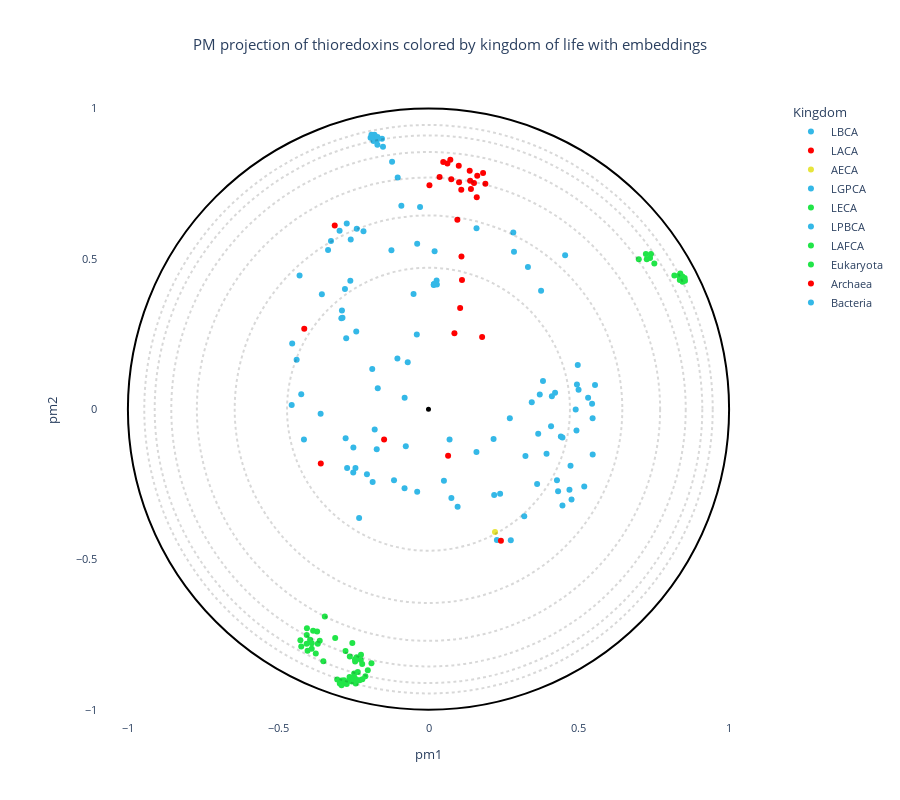

Notebook code cell kept with this figure:
### Code cell
# OPTIONS =================================================
#Here you can set different parameters to color & annotate the resulting projection:
title = "PM projection of thioredoxins colored by kingdom of life with embeddings" 
#----------------------------------------------------------
# Select the coloring from annotation .csv file:
labels_name = "Kingdom"
# Select classes to label among the "labels_name" or "second_labels_name" column (comma separated list):
second_labels_name = ""
labels_text = []
show_text = True
#----------------------------------------------------------
# Use a custom color palette:
color_palette = trx_palette #Default: None
use_custom_palette = True
#==========================================================


#Check projection visualization parameters
#Labels name
if labels_name == "":
    labels_name = None
elif labels_name not in annotation_names:
    raise NameError(f"labels_name {labels_name} is not in the availables annotations.\nAvailables annotations: {annotation_names}")
#Second labels name
if second_labels_name == "":
    second_labels_name = None
elif second_labels_name not in annotation_names:
    raise NameError(f'"second_labels_name" {second_labels_name} is not in the availables annotations.\nAvailables annotations: {annotation_names}')

if not use_custom_palette:
    color_palette = None

#Plot graph
fig = plot_embedding_interactive(df_embedding, 
                                 labels_name = labels_name,
                                 second_labels_name = second_labels_name, 
                                 show_text = show_text,
                                 labels_text = labels_text,
                                 color_palette = color_palette, 
                                 title = title, 
                                 fontsize = 11)
fig.show()

### Figure 1 — Plotly figure (JSON) as saved in the notebook; plotly's stock layout.template omitted (floating-point values rounded to 4 significant figures; data arrays with more than 128 entries replaced by an {"elided": "..."} marker saying what was removed)
{"data": [{"customdata": [[1, "LBCA", "LBCA", "LBCA", "OTHERS", "LBCA", "LBCA", "LBCA", "LBCA"]], "hovertemplate": "<b>%{hovertext}</b><br><br>Kingdom=%{customdata[2]}<br>pm1=%{x}<br>pm2=%{y}<br>proteins_id=%{customdata[0]}<br>Species=%{customdata[1]}<br>Family=%{customdata[3]}<br>Color_eukaryota=%{customdata[4]}<br>Domain=%{customdata[5]}<br>Kingdom2=%{customdata[6]}<br>Phylum=%{customdata[7]}<br>Class=%{customdata[8]}<extra></extra>", "hovertext": ["LBCA"], "legendgroup": "LBCA", "marker": {"color": "#34b8e7", "symbol": "circle"}, "mode": "markers", "name": "LBCA", "orientation": "v", "showlegend": true, "textposition": "top right", "type": "scatter", "x": [0.2275], "xaxis": "x", "y": [-0.4347], "yaxis": "y"}, {"customdata": [[2, "LACA", "LACA", "LACA", "OTHERS", "LACA", "LACA", "LACA", "LACA"]], "hovertemplate": "<b>%{hovertext}</b><br><br>Kingdom=%{customdata[2]}<br>pm1=%{x}<br>pm2=%{y}<br>proteins_id=%{customdata[0]}<br>Species=%{customdata[1]}<br>Family=%{customdata[3]}<br>Color_eukaryota=%{customdata[4]}<br>Domain=%{customdata[5]}<br>Kingdom2=%{customdata[6]}<br>Phylum=%{customdata[7]}<br>Class=%{customdata[8]}<extra></extra>", "hovertext": ["LACA"], "legendgroup": "LACA", "marker": {"color": "#ff0000", "symbol": "circle"}, "mode": "markers", "name": "LACA", "orientation": "v", "showlegend": true, "textposition": "top right", "type": "scatter", "x": [0.2409], "xaxis": "x", "y": [-0.4373], "yaxis": "y"}, {"customdata": [[3, "AECA", "AECA", "AECA", "OTHERS", "AECA", "AECA", "AECA", "AECA"]], "hovertemplate": "<b>%{hovertext}</b><br><br>Kingdom=%{customdata[2]}<br>pm1=%{x}<br>pm2=%{y}<br>proteins_id=%{customdata[0]}<br>Species=%{customdata[1]}<br>Family=%{customdata[3]}<br>Color_eukaryota=%{customdata[4]}<br>Domain=%{customdata[5]}<br>Kingdom2=%{customdata[6]}<br>Phylum=%{customdata[7]}<br>Class=%{customdata[8]}<extra></extra>", "hovertext": ["AECA"], "legendgroup": "AECA", "marker": {"color": "#e7e53c", "symbol": "circle"}, "mode": "markers", "name": "AECA", "orientation": "v", "showlegend": true, "textposition": "top right", "type": "scatter", "x": [0.2212], "xaxis": "x", "y": [-0.4085], "yaxis": "y"}, {"customdata": [[4, "LGPCA", "LGPCA", "LGPCA", "OTHERS", "LGPCA", "LGPCA", "LGPCA", "LGPCA"]], "hovertemplate": "<b>%{hovertext}</b><br><br>Kingdom=%{customdata[2]}<br>pm1=%{x}<br>pm2=%{y}<br>proteins_id=%{customdata[0]}<br>Species=%{customdata[1]}<br>Family=%{customdata[3]}<br>Color_eukaryota=%{customdata[4]}<br>Domain=%{customdata[5]}<br>Kingdom2=%{customdata[6]}<br>Phylum=%{customdata[7]}<br>Class=%{customdata[8]}<extra></extra>", "hovertext": ["LGPCA"], "legendgroup": "LGPCA", "marker": {"color": "#34b8e7", "symbol": "circle"}, "mode": "markers", "name": "LGPCA", "orientation": "v", "showlegend": true, "textposition": "top right", "type": "scatter", "x": [0.2382], "xaxis": "x", "y": [-0.2809], "yaxis": "y"}, {"customdata": [[5, "LECA", "LECA", "LECA", "OTHERS", "LECA", "LECA", "LECA", "LECA"]], "hovertemplate": "<b>%{hovertext}</b><br><br>Kingdom=%{customdata[2]}<br>pm1=%{x}<br>pm2=%{y}<br>proteins_id=%{customdata[0]}<br>Species=%{customdata[1]}<br>Family=%{customdata[3]}<br>Color_eukaryota=%{customdata[4]}<br>Domain=%{customdata[5]}<br>Kingdom2=%{customdata[6]}<br>Phylum=%{customdata[7]}<br>Class=%{customdata[8]}<extra></extra>", "hovertext": ["LECA"], "legendgroup": "LECA", "marker": {"color": "#21e548", "symbol": "circle"}, "mode": "markers", "name": "LECA", "orientation": "v", "showlegend": true, "textposition": "top right", "type": "scatter", "x": [-0.2472], "xaxis": "x", "y": [-0.8794], "yaxis": "y"}, {"customdata": [[6, "LPBCA", "LPBCA", "LPBCA", "OTHERS", "LPBCA", "LPBCA", "LPBCA", "LPBCA"]], "hovertemplate": "<b>%{hovertext}</b><br><br>Kingdom=%{customdata[2]}<br>pm1=%{x}<br>pm2=%{y}<br>proteins_id=%{customdata[0]}<br>Species=%{customdata[1]}<br>Family=%{customdata[3]}<br>Color_eukaryota=%{customdata[4]}<br>Domain=%{customdata[5]}<br>Kingdom2=%{customdata[6]}<br>Phylum=%{customdata[7]}<br>Class=%{customdata[8]}<extra></extra>", "hovertext": ["LPBCA"], "legendgroup": "LPBCA", "marker": {"color": "#34b8e7", "symbol": "circle"}, "mode": "markers", "name": "LPBCA", "orientation": "v", "showlegend": true, "textposition": "top right", "type": "scatter", "x": [0.2737], "xaxis": "x", "y": [-0.4358], "yaxis": "y"}, {"customdata": [[7, "LAFCA", "LAFCA", "LAFCA", "OTHERS", "LAFCA", "LAFCA", "LAFCA", "LAFCA"]], "hovertemplate": "<b>%{hovertext}</b><br><br>Kingdom=%{customdata[2]}<br>pm1=%{x}<br>pm2=%{y}<br>proteins_id=%{customdata[0]}<br>Species=%{customdata[1]}<br>Family=%{customdata[3]}<br>Color_eukaryota=%{customdata[4]}<br>Domain=%{customdata[5]}<br>Kingdom2=%{customdata[6]}<br>Phylum=%{customdata[7]}<br>Class=%{customdata[8]}<extra></extra>", "hovertext": ["LAFCA"], "legendgroup": "LAFCA", "marker": {"color": "#21e548", "symbol": "circle"}, "mode": "markers", "name": "LAFCA", "orientation": "v", "showlegend": true, "textposition": "top right", "type": "scatter", "x": [-0.2352], "xaxis": "x", "y": [-0.8738], "yaxis": "y"}, {"customdata": {"elided": "65x9 mixed values"}, "hovertemplate": "<b>%{hovertext}</b><br><br>Kingdom=%{customdata[2]}<br>pm1=%{x}<br>pm2=%{y}<br>proteins_id=%{customdata[0]}<br>Species=%{customdata[1]}<br>Family=%{customdata[3]}<br>Color_eukaryota=%{customdata[4]}<br>Domain=%{customdata[5]}<br>Kingdom2=%{customdata[6]}<br>Phylum=%{customdata[7]}<br>Class=%{customdata[8]}<extra></extra>", "hovertext": ["Eukaryota", "Eukaryota", "Eukaryota", "Eukaryota", "Eukaryota", "Eukaryota", "Eukaryota", "Eukaryota", "Eukaryota", "Eukaryota", "Eukaryota", "Eukaryota", "Eukaryota", "Eukaryota", "Eukaryota", "Eukaryota", "Eukaryota", "Eukaryota", "Eukaryota", "Eukaryota", "Eukaryota", "Eukaryota", "Eukaryota", "Eukaryota", "Eukaryota", "Eukaryota", "Eukaryota", "Eukaryota", "Eukaryota", "Eukaryota", "Eukaryota", "Eukaryota", "Eukaryota", "Eukaryota", "Eukaryota", "Eukaryota", "Eukaryota", "Eukaryota", "Eukaryota", "Eukaryota", "Eukaryota", "Eukaryota", "Eukaryota", "Eukaryota", "Eukaryota", "Eukaryota", "Eukaryota", "Eukaryota", "Eukaryota", "Eukaryota", "Eukaryota", "Eukaryota", "Eukaryota", "Eukaryota", "Eukaryota", "Eukaryota", "Eukaryota", "Eukaryota", "Eukaryota", "Eukaryota", "Eukaryota", "Eukaryota", "Eukaryota", "Eukaryota", "Eukaryota"], "legendgroup": "Eukaryota", "marker": {"color": "#21e548", "symbol": "circle"}, "mode": "markers", "name": "Eukaryota", "orientation": "v", "showlegend": true, "textposition": "top right", "type": "scatter", "x": [-0.2951, -0.2895, -0.2878, -0.2802, -0.2698, -0.2721, -0.3037, -0.2857, -0.2892, -0.2929, -0.2891, 0.7261, -0.2811, -0.2548, -0.2626, -0.2457, -0.2518, -0.2384, -0.2201, -0.2292, -0.2444, -0.2253, -0.2617, -0.202, -0.2246, -0.239, -0.2441, -0.2205, -0.2422, -0.3619, -0.4023, -0.3885, -0.4262, -0.4233, -0.345, -0.3839, -0.3706, -0.394, -0.405, -0.4045, -0.3682, -0.21, -0.2534, -0.4053, 0.8522, 0.8532, 0.8454, 0.8179, 0.836, -0.3884, -0.375, -0.3497, -0.1897, -0.3104, -0.2762, 0.8375, 0.8448, 0.8338, 0.8453, 0.8374, 0.7231, 0.7513, 0.74, 0.737, 0.6995], "xaxis": "x", "y": [-0.9124, -0.9092, -0.9136, -0.9108, -0.9057, -0.9145, -0.8991, -0.9089, -0.9183, -0.9054, -0.9026, 0.4985, -0.9014, -0.9055, -0.8906, -0.8937, -0.8945, -0.9006, -0.8987, -0.9013, -0.8317, -0.8342, -0.8227, -0.8688, -0.817, -0.8251, -0.8393, -0.8477, -0.9128, -0.7701, -0.8032, -0.7967, -0.7685, -0.7891, -0.6898, -0.7366, -0.7395, -0.7672, -0.751, -0.7289, -0.7805, -0.8883, -0.7776, -0.7803, 0.4362, 0.4275, 0.424, 0.4446, 0.4296, -0.779, -0.8126, -0.8383, -0.8447, -0.7614, -0.8041, 0.4517, 0.4419, 0.4436, 0.4328, 0.4372, 0.5166, 0.4845, 0.5166, 0.5029, 0.4992], "yaxis": "y"}, {"customdata": {"elided": "28x9 mixed values"}, "hovertemplate": "<b>%{hovertext}</b><br><br>Kingdom=%{customdata[2]}<br>pm1=%{x}<br>pm2=%{y}<br>proteins_id=%{customdata[0]}<br>Species=%{customdata[1]}<br>Family=%{customdata[3]}<br>Color_eukaryota=%{customdata[4]}<br>Domain=%{customdata[5]}<br>Kingdom2=%{customdata[6]}<br>Phylum=%{customdata[7]}<br>Class=%{customdata[8]}<extra></extra>", "hovertext": ["Archaea", "Archaea", "Archaea", "Archaea", "Archaea", "Archaea", "Archaea", "Archaea", "Archaea", "Archaea", "Archaea", "Archaea", "Archaea", "Archaea", "Archaea", "Archaea", "Archaea", "Archaea", "Archaea", "Archaea", "Archaea", "Archaea", "Archaea", "Archaea", "Archaea", "Archaea", "Archaea", "Archaea"], "legendgroup": "Archaea", "marker": {"color": "#ff0000", "symbol": "circle"}, "mode": "markers", "name": "Archaea", "orientation": "v", "showlegend": true, "textposition": "top right", "type": "scatter", "x": [0.1385, 0.1017, 0.109, 0.003119, 0.07577, 0.1815, -0.312, -0.1477, -0.3583, 0.1784, 0.1097, 0.1114, 0.08623, 0.1053, 0.06517, -0.4133, 0.03682, 0.1622, 0.1371, 0.1412, 0.09602, 0.1007, 0.04902, 0.1513, 0.1892, 0.1605, 0.07261, 0.06285], "xaxis": "x", "y": [0.7598, 0.7549, 0.7299, 0.7455, 0.7653, 0.7861, 0.6111, -0.1009, -0.1805, 0.2404, 0.5078, 0.4296, 0.2523, 0.3368, -0.155, 0.268, 0.7721, 0.7768, 0.7937, 0.7328, 0.6304, 0.8099, 0.8223, 0.7527, 0.7504, 0.7051, 0.8301, 0.8172], "yaxis": "y"}, {"customdata": {"elided": "110x9 mixed values"}, "hovertemplate": "<b>%{hovertext}</b><br><br>Kingdom=%{customdata[2]}<br>pm1=%{x}<br>pm2=%{y}<br>proteins_id=%{customdata[0]}<br>Species=%{customdata[1]}<br>Family=%{customdata[3]}<br>Color_eukaryota=%{customdata[4]}<br>Domain=%{customdata[5]}<br>Kingdom2=%{customdata[6]}<br>Phylum=%{customdata[7]}<br>Class=%{customdata[8]}<extra></extra>", "hovertext": ["Bacteria", "Bacteria", "Bacteria", "Bacteria", "Bacteria", "Bacteria", "Bacteria", "Bacteria", "Bacteria", "Bacteria", "Bacteria", "Bacteria", "Bacteria", "Bacteria", "Bacteria", "Bacteria", "Bacteria", "Bacteria", "Bacteria", "Bacteria", "Bacteria", "Bacteria", "Bacteria", "Bacteria", "Bacteria", "Bacteria", "Bacteria", "Bacteria", "Bacteria", "Bacteria", "Bacteria", "Bacteria", "Bacteria", "Bacteria", "Bacteria", "Bacteria", "Bacteria", "Bacteria", "Bacteria", "Bacteria", "Bacteria", "Bacteria", "Bacteria", "Bacteria", "Bacteria", "Bacteria", "Bacteria", "Bacteria", "Bacteria", "Bacteria", "Bacteria", "Bacteria", "Bacteria", "Bacteria", "Bacteria", "Bacteria", "Bacteria", "Bacteria", "Bacteria", "Bacteria", "Bacteria", "Bacteria", "Bacteria", "Bacteria", "Bacteria", "Bacteria", "Bacteria", "Bacteria", "Bacteria", "Bacteria", "Bacteria", "Bacteria", "Bacteria", "Bacteria", "Bacteria", "Bacteria", "Bacteria", "Bacteria", "Bacteria", "Bacteria", "Bacteria", "Bacteria", "Bacteria", "Bacteria", "Bacteria", "Bacteria", "Bacteria", "Bacteria", "Bacteria", "Bacteria", "Bacteria", "Bacteria", "Bacteria", "Bacteria", "Bacteria", "Bacteria", "Bacteria", "Bacteria", "Bacteria", "Bacteria", "Bacteria", "Bacteria", "Bacteria", "Bacteria", "Bacteria", "Bacteria", "Bacteria", "Bacteria", "Bacteria", "Bacteria"], "legendgroup": "Bacteria", "marker": {"color": "#34b8e7", "symbol": "circle"}, "mode": "markers", "name": "Bacteria", "orientation": "v", "showlegend": true, "textposition": "top right", "type": "scatter", "x": [-0.4386, -0.4144, -0.4289, -0.4535, -0.4552, -0.4234, -0.2738, -0.1034, -0.2757, -0.1858, -0.1147, -0.2048, -0.243, -0.2708, -0.2503, -0.2499, -0.179, 0.07613, -0.07552, -0.0794, 0.2165, 0.1598, -0.2308, -0.0376, -0.2862, 0.3613, -0.1688, 0.5462, -0.07968, 0.05129, -0.1871, -0.2958, -0.2386, -0.2719, 0.531, -0.2587, -0.04971, 0.0184, 0.02789, 0.01856, 0.02696, 0.02026, -0.1233, -0.03769, 0.3225, 0.4896, 0.554, 0.4402, 0.4938, -0.2403, -0.06912, -0.2899, -0.2879, -0.2779, -0.2163, -0.02811, -0.26, -0.3548, -0.1722, 0.4274, 0.5181, 0.4758, 0.4689, 0.4456, -0.1547, -0.1831, 0.4455, 0.3308, 0.2185, -0.1025, -0.1212, 0.3186, 0.2844, -0.03886, -0.1514, 0.365, 0.09686, 0.4311, -0.1701, 0.4725, 0.4923, 0.1595, 0.07007, 0.2706, -0.3589, -0.3244, -0.3341, 0.5459, 0.4077, 0.5442, 0.2821, -0.09032, 0.4104, 0.3927, 0.4992, 0.4545, -0.1715, 0.01737, 0.01767, 0.4966, 0.4211, 0.3809, 0.3435, 0.3745, 0.3702, -0.1797, -0.1927, -0.1831, -0.1697, -0.1897], "xaxis": "x", "y": [0.1643, -0.1012, 0.4447, 0.2189, 0.01386, 0.04972, 0.236, 0.1687, -0.09676, -0.2421, -0.2362, -0.2162, -0.1957, -0.196, -0.2104, -0.1276, -0.06731, -0.2958, -0.1236, 0.03817, -0.09917, 0.6024, -0.3618, -0.2747, 0.3039, -0.2485, 0.0701, -0.1507, -0.2629, -0.2377, 0.1341, 0.5934, 0.6, 0.6182, 0.03831, 0.5644, 0.3833, 0.4165, 0.4145, 0.4155, 0.4278, 0.5255, 0.5287, 0.5504, -0.1557, -0.00108, 0.08051, -0.09054, 0.082, 0.2585, 0.1561, 0.303, 0.3286, 0.3997, 0.5922, 0.673, 0.4273, 0.3821, -0.1332, -0.2362, -0.2568, -0.3008, -0.2679, -0.3203, 0.8998, 0.8924, -0.09422, 0.473, -0.2857, 0.7708, 0.8236, -0.3563, 0.5239, 0.2483, 0.873, -0.08203, -0.3245, -0.2733, 0.8794, -0.1882, -0.07121, -0.1424, -0.1006, -0.03028, -0.01539, 0.5594, 0.5297, -0.03034, -0.05678, 0.01804, 0.5878, 0.6767, 0.04327, -0.1485, 0.06435, 0.512, 0.8957, 0.4131, 0.4148, 0.1474, 0.05502, 0.09387, 0.02351, 0.3938, 0.04884, 0.913, 0.9032, 0.9026, 0.9052, 0.9127], "yaxis": "y"}], "layout": {"font": {"size": 11}, "height": 800, "legend": {"title": {"text": "Kingdom"}, "tracegroupgap": 0}, "plot_bgcolor": "rgba(0, 0, 0, 0)", "shapes": [{"line": {"color": "black", "dash": "dot"}, "opacity": 0.15, "type": "circle", "x0": -0.4706, "x1": 0.4706, "y0": -0.4706, "y1": 0.4706}, {"line": {"color": "black", "dash": "dot"}, "opacity": 0.15, "type": "circle", "x0": -0.6447, "x1": 0.6447, "y0": -0.6447, "y1": 0.6447}, {"line": {"color": "black", "dash": "dot"}, "opacity": 0.15, "type": "circle", "x0": -0.7705, "x1": 0.7705, "y0": -0.7705, "y1": 0.7705}, {"line": {"color": "black", "dash": "dot"}, "opacity": 0.15, "type": "circle", "x0": -0.8557, "x1": 0.8557, "y0": -0.8557, "y1": 0.8557}, {"line": {"color": "black", "dash": "dot"}, "opacity": 0.15, "type": "circle", "x0": -0.9108, "x1": 0.9108, "y0": -0.9108, "y1": 0.9108}, {"line": {"color": "black", "dash": "dot"}, "opacity": 0.15, "type": "circle", "x0": -0.9455, "x1": 0.9455, "y0": -0.9455, "y1": 0.9455}, {"line": {"color": "Black"}, "type": "circle", "x0": -1, "x1": 1, "xref": "x", "y0": -1, "y1": 1, "yref": "y"}, {"fillcolor": "Black", "line": {"color": "Black"}, "type": "circle", "x0": -0.005, "x1": 0.005, "xref": "x", "y0": -0.005, "y1": 0.005, "yref": "y"}], "title": {"text": "PM projection of thioredoxins colored by kingdom of life with embeddings", "x": 0.5}, "xaxis": {"anchor": "y", "constrain": "domain", "domain": [0, 1], "range": [-1.1, 1.1], "title": {"text": "pm1"}}, "yaxis": {"anchor": "x", "domain": [0, 1], "scaleanchor": "x", "scaleratio": 1, "title": {"text": "pm2"}}, "yaxis2": {"layer": "below traces", "matches": "y", "overlaying": "y"}}}
